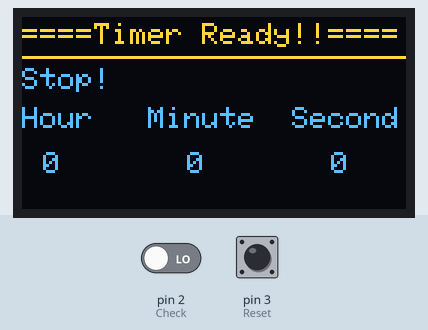
Recording of a sketch running on a simulated Arduino Uno, built with avr-gcc and run on an emulated ATmega328P. Parts: 128×64 one-colour display. Inputs (shaded band) come from the test bench; at power-on: pin 2 (Check) LOW, pin 3 (Reset) LOW. The OLED is the two-colour kind (top 16 rows yellow); what the sketch prints to the serial monitor is not drawn.

Above: at 3.2 s.
3.3 s: pin 2 (Check) driven HIGH
At 5.7 s:
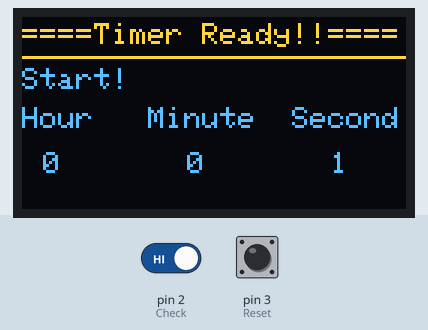
6.3 s: pin 3 (Reset) pulled HIGH for 0.25 s
At 7.9 s:
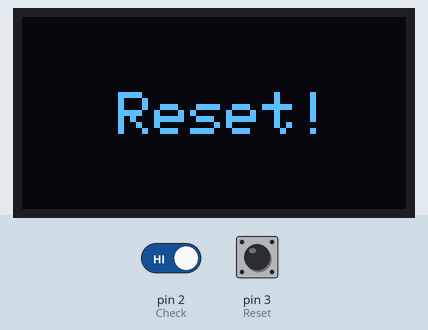
9.5 s: pin 2 (Check) driven LOW
At 10.8 s:
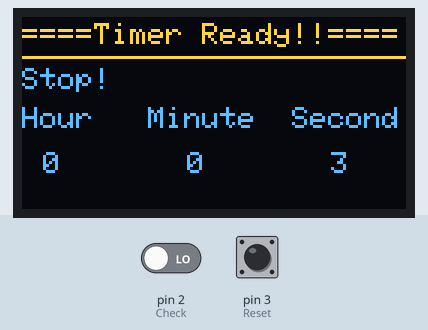
11.9 s: pin 3 (Reset) pulled HIGH for 3.2 s
At 13.8 s:
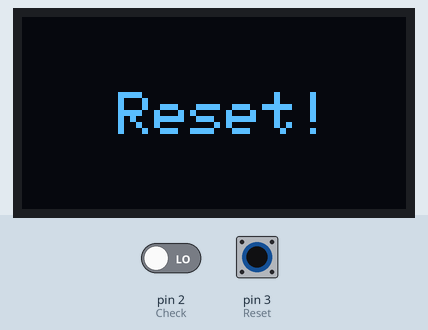
Timing chart, 0 to 15.3 s (numbered marks = the images above; inputs shaded):
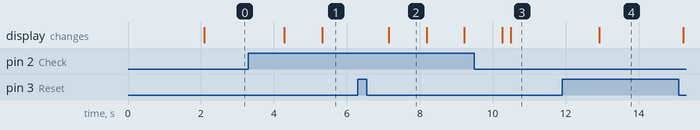

Measured:
- after the input at 3.3 s, the display: first changes after 0.99 s (image 1 shows a later state)
- after the input at 6.3 s, the display: changes after 0.86 s (image 2)
- after the input at 9.5 s, the display: first differs from a run without the input after 0.99 s (image 3)
- after the input at 11.9 s, the display: changes after 1.0 s (image 4)
- what the display in image 2 shows lasts 1.0 s, from 7.2 s to 8.2 s

The sketch:

Timer_V.2.ino
```cpp
#include <SPI.h>
#include <Wire.h>
#include <Adafruit_GFX.h>
#include <Adafruit_SSD1306.h>

#define OLED_RESET 4
Adafruit_SSD1306 display(OLED_RESET);

#define NUMFLAKES 10
#define XPOS 0
#define YPOS 1
#define DELTAY 2


#define LOGO16_GLCD_HEIGHT 64
#define LOGO16_GLCD_WIDTH  128
static const unsigned char PROGMEM logo16_glcd_bmp[] =
{ B00000000, B11000000,
  B00000001, B11000000,
  B00000001, B11000000,
  B00000011, B11100000,
  B11110011, B11100000,
  B11111110, B11111000,
  B01111110, B11111111,
  B00110011, B10011111,
  B00011111, B11111100,
  B00001101, B01110000,
  B00011011, B10100000,
  B00111111, B11100000,
  B00111111, B11110000,
  B01111100, B11110000,
  B01110000, B01110000,
  B00000000, B00110000 };

#if (SSD1306_LCDHEIGHT != 64)
#error("Height incorrect, please fix Adafruit_SSD1306.h!");
#endif

int led = 13;
int Check = 2;
int Reset = 3;
int Sec;
int Min;
int Hour;
int SwCheck;
int SwReset;

void setup() {

  Serial.begin(9600);

  // by default, we'll generate the high voltage from the 3.3v line internally! (neat!)
  display.begin(SSD1306_SWITCHCAPVCC, 0x3C);  // initialize with the I2C addr 0x3D (for the 128x64)
  // init done

  display.clearDisplay();

  display.setTextSize(2);
  display.setTextColor(WHITE);
  display.setCursor(0,0);
  display.println("   Timer");

  display.setCursor(0,30);
  display.println("    On!");

  display.setCursor(0,40);
  display.println("   ");

  display.display();
  delay(2000);

  pinMode(2,INPUT);
  pinMode(3,INPUT);

}

void loop() {

 display.clearDisplay();

  display.setTextSize(1);
  display.setTextColor(WHITE);

  display.setCursor(0,2);
  display.println("====Timer Ready!!====");

  display.drawLine(0,13,128,13,WHITE);

  if(digitalRead(Check) == HIGH)
  {
    Serial.print("SwCheck : ");
    Serial.print(SwCheck);
    Serial.print("    SwReset : ");
    Serial.print(SwReset);
    Serial.println();
    display.setCursor(0,17);
    display.println("Start!");
    display.setCursor(0,30);
    display.println("Hour   Minute  Second");
    display.setCursor(103,45);
    display.println(Sec);
    display.setCursor(55,45);
    display.println(Min);
    display.setCursor(7,45);
    display.println(Hour);

    Sec += 1;
    SwCheck = 1;

    delay(800);

    if(Sec >= 60)
    {
      Min += 1;
      Sec = 0;
    }

    if(Min >= 60)
    {
      Hour += 1;
      Min = 0;
    }
  }
  else
  {
    Serial.print("SwCheck : ");
    Serial.print(SwCheck);
    Serial.print("    SwReset : ");
    Serial.print(SwReset);
    Serial.println();
    display.setCursor(0,17);
    display.println("Stop!");
    display.setCursor(0,30);
    display.println("Hour   Minute  Second");
    display.setCursor(103,45);
    display.println(Sec);
    display.setCursor(55,45);
    display.println(Min);
    display.setCursor(7,45);
    display.println(Hour);

    SwCheck = 0;
  }

  if(digitalRead(Reset) == HIGH)
  {
    Serial.print("SwCheck : ");
    Serial.print(SwCheck);
    Serial.print("    SwReset : ");
    Serial.print(SwReset);
    Serial.println();
    display.clearDisplay();
    display.setTextSize(2);
    display.setCursor(32,25);
    display.println("Reset!");

    Sec = 0;
    Min = 0;
    Hour = 0;

    SwReset = 1;

    delay(800);
  }
  else
  {
    Serial.print("SwCheck : ");
    Serial.print(SwCheck);
    Serial.print("    SwReset : ");
    Serial.print(SwReset);
    Serial.println();

    SwReset = 0;
  }

  display.display();

  digitalWrite(led,HIGH);
  delay(100);
  digitalWrite(led,LOW);
  delay(100);

}
```
